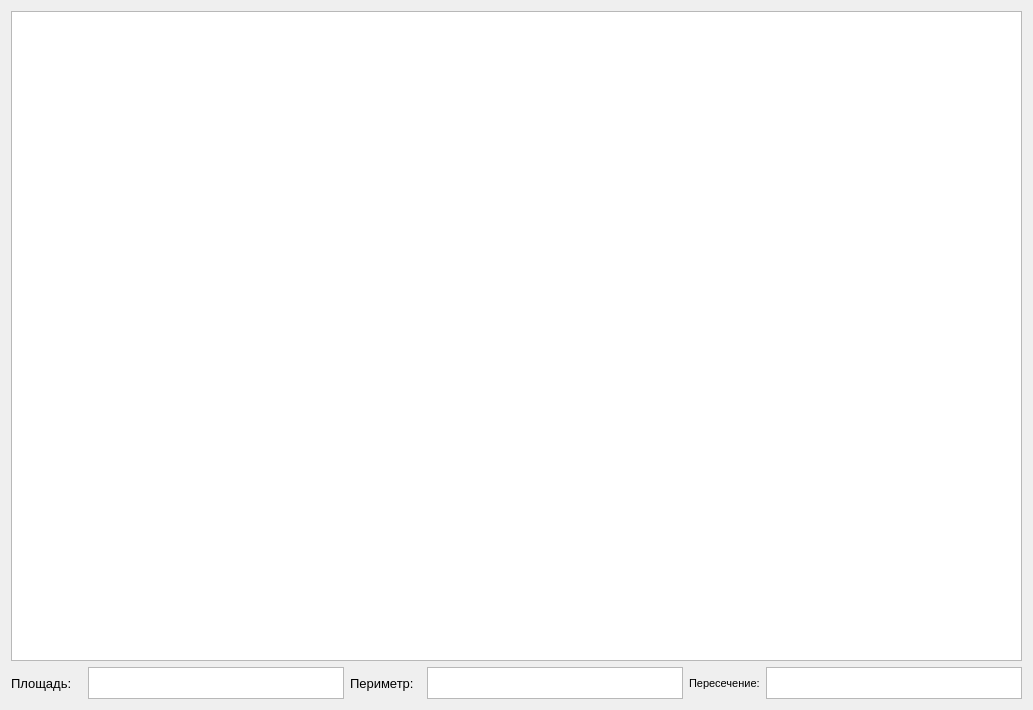
      <widget class="QWidget" name="stackedWidgetPage1">
       <layout class="QGridLayout" name="gridLayout_2">
        <item row="0" column="0" rowspan="3">
         <widget class="QGraphicsView" name="graphicsView">
          <property name="sizePolicy">
           <sizepolicy hsizetype="Preferred" vsizetype="Expanding">
            <horstretch>0</horstretch>
            <verstretch>0</verstretch>
           </sizepolicy>
          </property>
          <property name="minimumSize">
           <size>
            <width>720</width>
            <height>650</height>
           </size>
          </property>
          <property name="transformationAnchor">
           <enum>QGraphicsView::NoAnchor</enum>
          </property>
          <property name="resizeAnchor">
           <enum>QGraphicsView::AnchorUnderMouse</enum>
          </property>
         </widget>
        </item>
        <item row="3" column="0">
         <layout class="QHBoxLayout" name="horizontalLayout_4">
          <property name="sizeConstraint">
           <enum>QLayout::SetMinimumSize</enum>
          </property>
          <item>
           <layout class="QHBoxLayout" name="horizontalLayout_2">
            <property name="sizeConstraint">
             <enum>QLayout::SetMinimumSize</enum>
            </property>
            <item>
             <widget class="QLabel" name="label_2">
              <property name="sizePolicy">
               <sizepolicy hsizetype="Preferred" vsizetype="Minimum">
                <horstretch>0</horstretch>
                <verstretch>0</verstretch>
               </sizepolicy>
              </property>
              <property name="maximumSize">
               <size>
                <width>16777215</width>
                <height>32</height>
               </size>
              </property>
              <property name="font">
               <font>
                <pointsize>10</pointsize>
               </font>
              </property>
              <property name="text">
               <string>Площадь:   </string>
              </property>
             </widget>
            </item>
            <item>
             <widget class="QTextBrowser" name="viewSquare">
              <property name="sizePolicy">
               <sizepolicy hsizetype="Expanding" vsizetype="Minimum">
                <horstretch>0</horstretch>
                <verstretch>0</verstretch>
               </sizepolicy>
              </property>
              <property name="minimumSize">
               <size>
                <width>32</width>
                <height>32</height>
               </size>
              </property>
              <property name="maximumSize">
               <size>
                <width>1000</width>
                <height>32</height>
               </size>
              </property>
             </widget>
            </item>
           </layout>
          </item>
          <item>
           <layout class="QHBoxLayout" name="horizontalLayout">
            <property name="sizeConstraint">
             <enum>QLayout::SetMinimumSize</enum>
            </property>
            <item>
             <widget class="QLabel" name="label">
              <property name="sizePolicy">
               <sizepolicy hsizetype="Preferred" vsizetype="Minimum">
                <horstretch>0</horstretch>
                <verstretch>0</verstretch>
               </sizepolicy>
              </property>
              <property name="maximumSize">
               <size>
                <width>16777215</width>
                <height>32</height>
               </size>
              </property>
              <property name="font">
               <font>
                <pointsize>10</pointsize>
               </font>
              </property>
              <property name="text">
               <string>Периметр:  </string>
              </property>
             </widget>
            </item>
            <item>
             <widget class="QTextBrowser" name="viewPerimeter">
              <property name="sizePolicy">
               <sizepolicy hsizetype="Expanding" vsizetype="Minimum">
                <horstretch>0</horstretch>
                <verstretch>32</verstretch>
               </sizepolicy>
              </property>
              <property name="minimumSize">
               <size>
                <width>0</width>
                <height>32</height>
               </size>
              </property>
              <property name="maximumSize">
               <size>
                <width>16777215</width>
                <height>32</height>
               </size>
              </property>
             </widget>
            </item>
           </layout>
          </item>
          <item>
           <layout class="QHBoxLayout" name="horizontalLayout_3">
            <property name="spacing">
             <number>6</number>
            </property>
            <property name="sizeConstraint">
             <enum>QLayout::SetMinimumSize</enum>
            </property>
            <item>
             <widget class="QLabel" name="label_69">
              <property name="sizePolicy">
               <sizepolicy hsizetype="Preferred" vsizetype="Minimum">
                <horstretch>0</horstretch>
                <verstretch>0</verstretch>
               </sizepolicy>
              </property>
              <property name="maximumSize">
               <size>
                <width>16777215</width>
                <height>32</height>
               </size>
              </property>
              <property name="font">
               <font>
                <pointsize>8</pointsize>
               </font>
              </property>
              <property name="text">
               <string>Пересечение:</string>
              </property>
             </widget>
            </item>
            <item>
             <widget class="QTextBrowser" name="isIntersect">
              <property name="sizePolicy">
               <sizepolicy hsizetype="Expanding" vsizetype="Minimum">
                <horstretch>0</horstretch>
                <verstretch>0</verstretch>
               </sizepolicy>
              </property>
              <property name="maximumSize">
               <size>
                <width>16777215</width>
                <height>32</height>
               </size>
              </property>
             </widget>
            </item>
           </layout>
          </item>
         </layout>
        </item>
       </layout>
      </widget>
